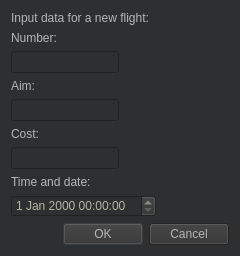
<?xml version="1.0" encoding="UTF-8"?>
<ui version="4.0">
 <class>AddDialog</class>
 <widget class="QDialog" name="AddDialog">
  <property name="geometry">
   <rect>
    <x>0</x>
    <y>0</y>
    <width>240</width>
    <height>226</height>
   </rect>
  </property>
  <property name="windowTitle">
   <string>Dialog</string>
  </property>
  <property name="styleSheet">
   <string notr="true">background-color: rgb(46, 47, 48);</string>
  </property>
  <layout class="QFormLayout" name="formLayout">
   <item row="0" column="0">
    <widget class="QLabel" name="label">
     <property name="styleSheet">
      <string notr="true">background-color: rgb(46, 47, 48);
font: 10pt &quot;Constantia&quot;;
color: rgb(182, 182, 182);
</string>
     </property>
     <property name="text">
      <string>Input data for a new flight:</string>
     </property>
    </widget>
   </item>
   <item row="1" column="0">
    <widget class="QLabel" name="label_3">
     <property name="styleSheet">
      <string notr="true">background-color: rgb(46, 47, 48);
font: 10pt &quot;Constantia&quot;;
color: rgb(182, 182, 182);</string>
     </property>
     <property name="text">
      <string>Number:</string>
     </property>
    </widget>
   </item>
   <item row="2" column="0">
    <widget class="QLineEdit" name="numberLine">
     <property name="styleSheet">
      <string notr="true">background-color: rgb(46, 47, 48);
gridline-color: rgb(46, 47, 48);
font: 10pt &quot;Constantia&quot;;
color: rgb(182, 182, 182);
border-color: rgb(182, 182, 182);</string>
     </property>
    </widget>
   </item>
   <item row="3" column="0">
    <widget class="QLabel" name="label_2">
     <property name="styleSheet">
      <string notr="true">background-color: rgb(46, 47, 48);
font: 10pt &quot;Constantia&quot;;
color: rgb(182, 182, 182);</string>
     </property>
     <property name="text">
      <string>Aim:</string>
     </property>
    </widget>
   </item>
   <item row="4" column="0">
    <widget class="QLineEdit" name="aimLine">
     <property name="styleSheet">
      <string notr="true">background-color: rgb(46, 47, 48);
gridline-color: rgb(46, 47, 48);
font: 10pt &quot;Constantia&quot;;
color: rgb(182, 182, 182);
border-color: rgb(182, 182, 182);</string>
     </property>
    </widget>
   </item>
   <item row="5" column="0">
    <widget class="QLabel" name="label_4">
     <property name="styleSheet">
      <string notr="true">background-color: rgb(46, 47, 48);
font: 10pt &quot;Constantia&quot;;
color: rgb(182, 182, 182);</string>
     </property>
     <property name="text">
      <string>Cost:</string>
     </property>
    </widget>
   </item>
   <item row="6" column="0">
    <widget class="QLineEdit" name="costLine">
     <property name="styleSheet">
      <string notr="true">background-color: rgb(46, 47, 48);
gridline-color: rgb(46, 47, 48);
font: 10pt &quot;Constantia&quot;;
color: rgb(182, 182, 182);
border-color: rgb(182, 182, 182);</string>
     </property>
    </widget>
   </item>
   <item row="7" column="0">
    <widget class="QLabel" name="label_5">
     <property name="styleSheet">
      <string notr="true">background-color: rgb(46, 47, 48);
font: 10pt &quot;Constantia&quot;;
color: rgb(182, 182, 182);</string>
     </property>
     <property name="text">
      <string>Time and date:</string>
     </property>
    </widget>
   </item>
   <item row="8" column="0">
    <widget class="QDateTimeEdit" name="dateTimeEdit">
     <property name="styleSheet">
      <string notr="true">color: rgb(182, 182, 162);
background-color: rgb(46, 47, 48);</string>
     </property>
    </widget>
   </item>
   <item row="9" column="0" colspan="2">
    <widget class="QDialogButtonBox" name="buttons">
     <property name="styleSheet">
      <string notr="true">background-color: rgb(50, 50, 50);
selection-background-color: rgb(74, 75, 77);
font: 10pt &quot;Constantia&quot;;
font-color: rgb(193, 195, 196);
color: rgb(182, 182, 182);</string>
     </property>
     <property name="orientation">
      <enum>Qt::Horizontal</enum>
     </property>
     <property name="standardButtons">
      <set>QDialogButtonBox::Cancel|QDialogButtonBox::Ok</set>
     </property>
    </widget>
   </item>
  </layout>
 </widget>
 <resources/>
 <connections>
  <connection>
   <sender>buttons</sender>
   <signal>accepted()</signal>
   <receiver>AddDialog</receiver>
   <slot>accept()</slot>
   <hints>
    <hint type="sourcelabel">
     <x>248</x>
     <y>254</y>
    </hint>
    <hint type="destinationlabel">
     <x>157</x>
     <y>274</y>
    </hint>
   </hints>
  </connection>
  <connection>
   <sender>buttons</sender>
   <signal>rejected()</signal>
   <receiver>AddDialog</receiver>
   <slot>reject()</slot>
   <hints>
    <hint type="sourcelabel">
     <x>316</x>
     <y>260</y>
    </hint>
    <hint type="destinationlabel">
     <x>286</x>
     <y>274</y>
    </hint>
   </hints>
  </connection>
 </connections>
</ui>
